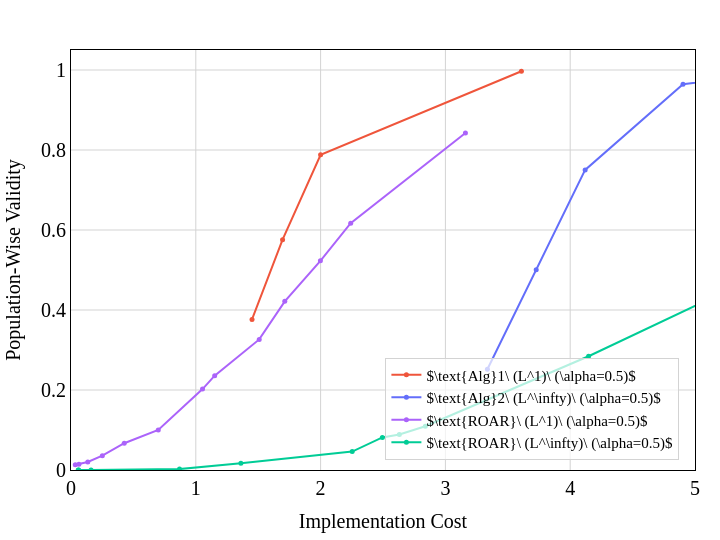

Notebook cell for this chart:
### Code cell
should_plot_frontier = False
fig = plotFigures(df_results_avg, params, should_plot_frontier)

print(f'{params["data"]}  |  {params["base_model"].upper()}')
fig.show()

### Figure 1 — Plotly figure (JSON) as saved in the notebook; plotly's stock layout.template omitted (floating-point values rounded to 4 significant figures)
{"data": [{"customdata": [0.01, 0.7, 1.4, 2.1], "hovertemplate": "Cost: %{x}<br>Validity: %{y}<br>lambda: %{customdata}", "marker": {"color": "#EF553B", "size": 5}, "mode": "lines+markers", "name": "$\\text{Alg}1\\ (L^1)\\ (\\alpha=0.5)$", "showlegend": true, "type": "scatter", "x": [3.609, 2.0, 1.695, 1.45], "y": [0.997, 0.788, 0.5759, 0.3764]}, {"customdata": [0.01, 0.1, 0.7, 1.4, 2.1], "hovertemplate": "Cost: %{x}<br>Validity: %{y}<br>lambda: %{customdata}", "marker": {"color": "#636EFA", "size": 5}, "mode": "lines+markers", "name": "$\\text{Alg}2\\ (L^\\infty)\\ (\\alpha=0.5)$", "showlegend": true, "type": "scatter", "x": [5.737, 4.904, 4.12, 3.728, 3.337], "y": [0.9964, 0.9643, 0.7502, 0.5004, 0.2518]}, {"customdata": [0.1, 0.3, 0.5, 0.7, 0.9, 1.0, 1.1, 1.4, 1.5, 1.6, 1.8, 2.0, 2.1], "hovertemplate": "Cost: %{x}<br>Validity: %{y}<br>lambda: %{customdata}", "marker": {"color": "#AB63FA", "size": 5}, "mode": "lines+markers", "name": "$\\text{ROAR}\\ (L^1)\\ (\\alpha=0.5)$", "showlegend": true, "type": "scatter", "x": [3.161, 2.241, 1.998, 1.713, 1.508, 1.151, 1.054, 0.6992, 0.4266, 0.251, 0.1347, 0.06342, 0.03411], "y": [0.8424, 0.617, 0.523, 0.4217, 0.3265, 0.2357, 0.2024, 0.1002, 0.067, 0.0359, 0.01991, 0.01434, 0.01336]}, {"customdata": [0.1, 0.3, 0.5, 0.7, 0.9, 1.0, 1.1, 1.4, 1.5, 1.6, 1.8, 2.0, 2.1], "hovertemplate": "Cost: %{x}<br>Validity: %{y}<br>lambda: %{customdata}", "marker": {"color": "#00CC96", "size": 5}, "mode": "lines+markers", "name": "$\\text{ROAR}\\ (L^\\infty)\\ (\\alpha=0.5)$", "showlegend": true, "type": "scatter", "x": [9.439, 6.325, 5.398, 4.147, 2.839, 2.631, 2.495, 2.253, 1.361, 0.8696, 0.1606, 0.05774, 0.06187], "y": [0.8524, 0.6548, 0.4692, 0.2844, 0.1094, 0.08893, 0.08136, 0.04599, 0.01703, 0.002261, 3.666e-05, 1.547e-05, 1.493e-05]}], "layout": {"height": 540, "legend": {"bgcolor": "rgba(255, 255, 255, 0.7)", "bordercolor": "lightgrey", "borderwidth": 1, "entrywidth": 100.5, "font": {"color": "black", "family": "Times New Roman", "size": 15}, "orientation": "v", "x": 0.975, "xanchor": "right", "y": 0.025}, "margin": {"b": 25, "l": 25, "r": 25, "t": 50}, "paper_bgcolor": "white", "plot_bgcolor": "white", "width": 720, "xaxis": {"gridcolor": "lightgrey", "linecolor": "black", "mirror": true, "range": [0, 5], "showline": true, "tickfont": {"color": "black", "family": "Times New Roman", "size": 20}, "title": {"font": {"color": "black", "family": "Times New Roman", "size": 20}, "text": "Implementation Cost"}, "zerolinecolor": "lightgrey", "zerolinewidth": 1}, "yaxis": {"gridcolor": "lightgrey", "linecolor": "black", "mirror": true, "range": [0, 1.05], "showline": true, "tickfont": {"color": "black", "family": "Times New Roman", "size": 20}, "title": {"font": {"color": "black", "family": "Times New Roman", "size": 20}, "text": "Population-Wise Validity"}, "zerolinecolor": "lightgrey", "zerolinewidth": 1}}}
